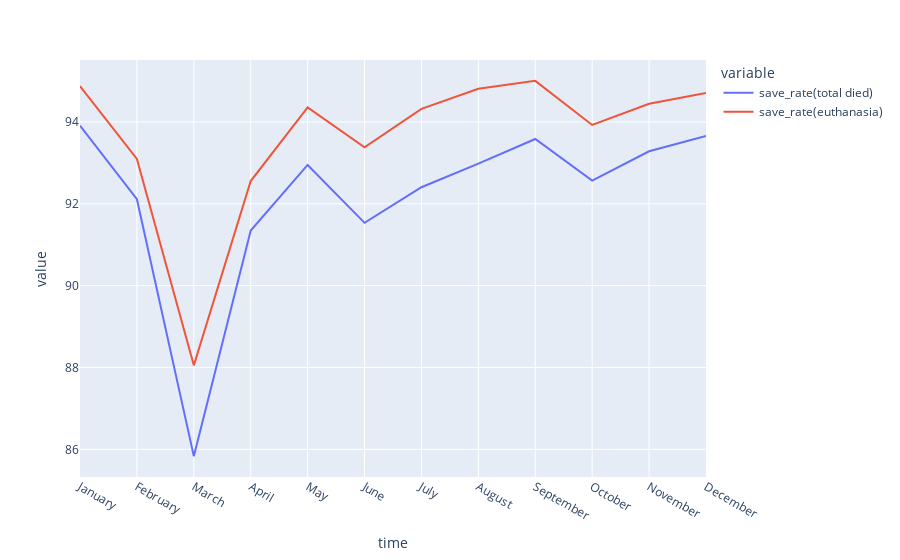

Notebook code cell kept with this figure:
### Code cell
fig = px.line(no_kill_by_m,
              x="time",
              y=["save_rate(total died)", "save_rate(euthanasia)"])
fig.show()

### Figure 1 — Plotly figure (JSON) as saved in the notebook; plotly's stock layout.template omitted (floating-point values rounded to 4 significant figures)
{"data": [{"hovertemplate": "variable=save_rate(total died)<br>time=%{x}<br>value=%{y}<extra></extra>", "legendgroup": "save_rate(total died)", "line": {"color": "#636efa", "dash": "solid"}, "marker": {"symbol": "circle"}, "mode": "lines", "name": "save_rate(total died)", "orientation": "v", "showlegend": true, "type": "scatter", "x": ["January", "February", "March", "April", "May", "June", "July", "August", "September", "October", "November", "December"], "xaxis": "x", "y": [93.91, 92.11, 85.83, 91.35, 92.95, 91.53, 92.4, 92.98, 93.58, 92.57, 93.28, 93.66], "yaxis": "y"}, {"hovertemplate": "variable=save_rate(euthanasia)<br>time=%{x}<br>value=%{y}<extra></extra>", "legendgroup": "save_rate(euthanasia)", "line": {"color": "#EF553B", "dash": "solid"}, "marker": {"symbol": "circle"}, "mode": "lines", "name": "save_rate(euthanasia)", "orientation": "v", "showlegend": true, "type": "scatter", "x": ["January", "February", "March", "April", "May", "June", "July", "August", "September", "October", "November", "December"], "xaxis": "x", "y": [94.88, 93.1, 88.05, 92.56, 94.35, 93.38, 94.32, 94.81, 95.0, 93.93, 94.44, 94.7], "yaxis": "y"}], "layout": {"legend": {"title": {"text": "variable"}, "tracegroupgap": 0}, "margin": {"t": 60}, "xaxis": {"anchor": "y", "domain": [0, 1], "title": {"text": "time"}}, "yaxis": {"anchor": "x", "domain": [0, 1], "title": {"text": "value"}}}}
